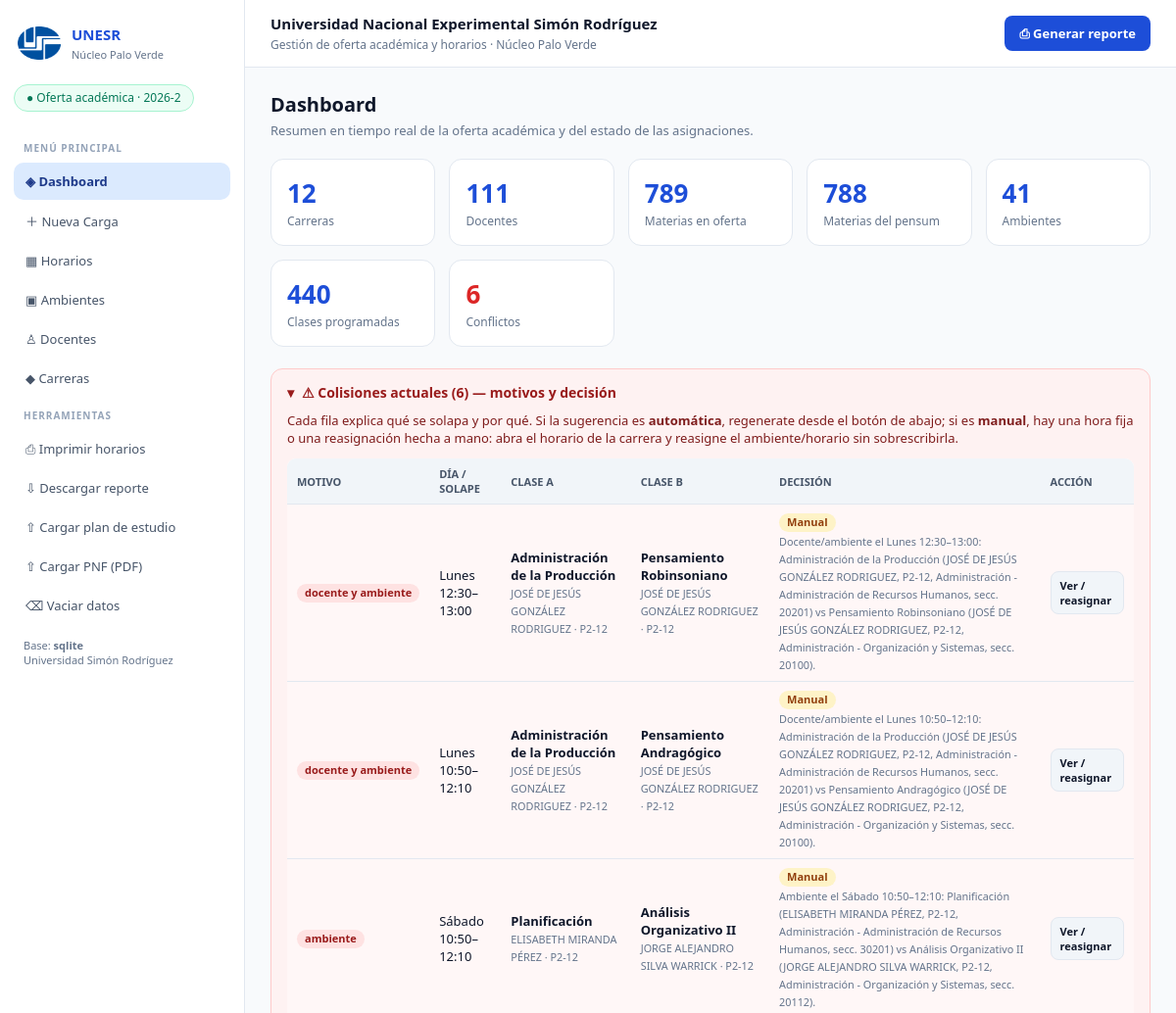
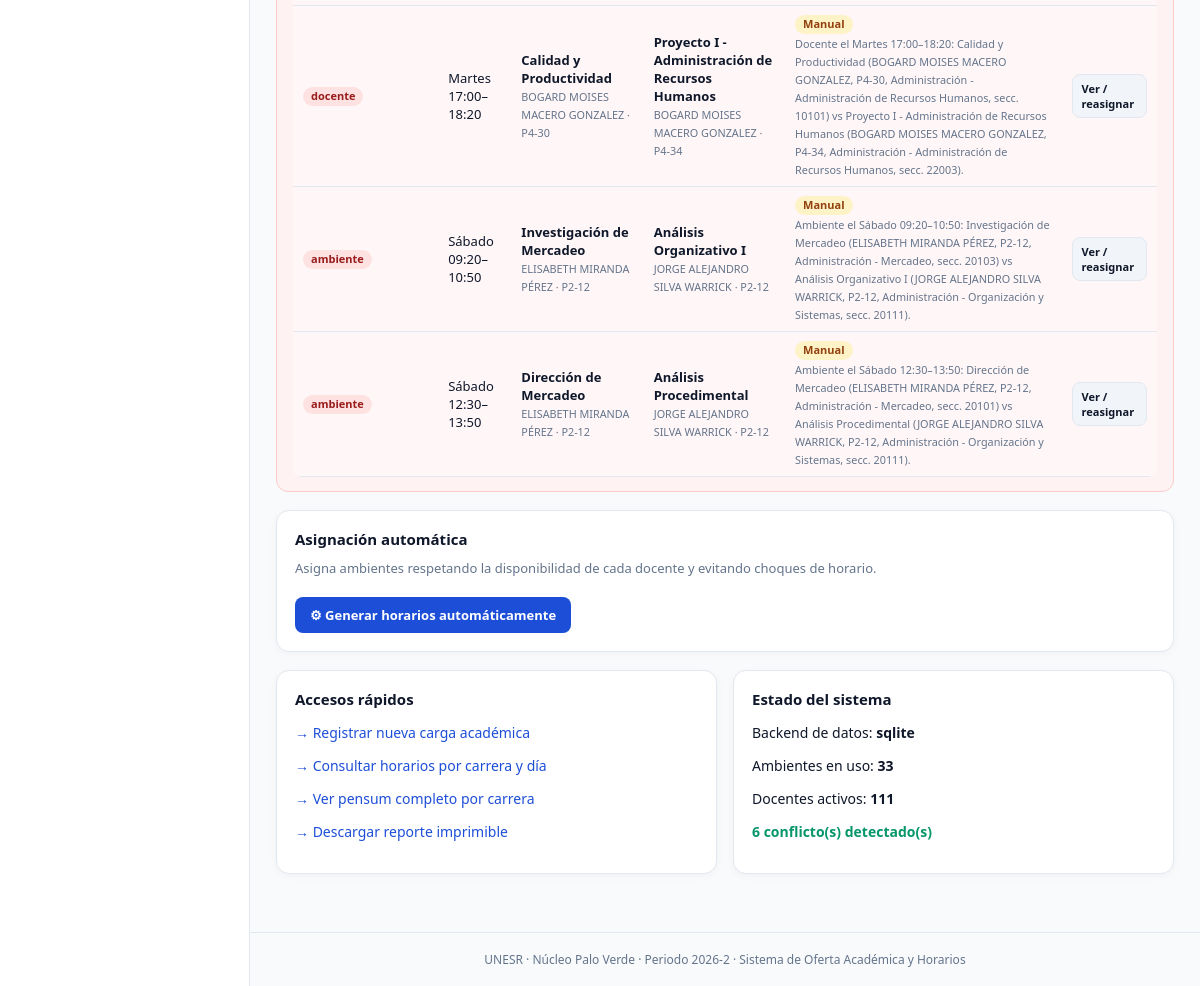
The page / on the database its author committed (2 pictures, top to bottom).
### tables this page shows
CREATE TABLE asignaciones_horario (
        id INTEGER PRIMARY KEY AUTOINCREMENT,
        carga_id INTEGER NOT NULL,
        profesor_id INTEGER NOT NULL,
        materia_id INTEGER NOT NULL,
        salon_id INTEGER NOT NULL,
        dia TEXT NOT NULL,
        hora_inicio TEXT NOT NULL,
        hora_fin TEXT NOT NULL,
        estado TEXT DEFAULT 'Confirmado',
        FOREIGN KEY (carga_id) REFERENCES carga_academica(id) ON DELETE CASCADE,
        FOREIGN KEY (profesor_id) REFERENCES profesores(id) ON DELETE CASCADE,
        FOREIGN KEY (materia_id) REFERENCES materias(id) ON DELETE CASCADE,
        FOREIGN KEY (salon_id) REFERENCES salones(id) ON DELETE CASCADE
    );

CREATE TABLE materias (
        id INTEGER PRIMARY KEY AUTOINCREMENT,
        nombre TEXT NOT NULL,
        codigo TEXT DEFAULT '',
        carrera_id INTEGER NOT NULL,
        semestre TEXT DEFAULT '1er Semestre', unidad_credito INTEGER DEFAULT 0, mencion TEXT DEFAULT '',
        UNIQUE(nombre, carrera_id),
        FOREIGN KEY (carrera_id) REFERENCES carreras(id) ON DELETE CASCADE
    );

CREATE TABLE profesores (
        id INTEGER PRIMARY KEY AUTOINCREMENT,
        nombre TEXT NOT NULL UNIQUE,
        cedula TEXT DEFAULT '',
        email TEXT DEFAULT ''
    , condicion TEXT DEFAULT 'Contratado/a', mencion TEXT DEFAULT '');

CREATE TABLE salones (
        id INTEGER PRIMARY KEY AUTOINCREMENT,
        codigo TEXT NOT NULL UNIQUE,
        capacidad INTEGER DEFAULT 40,
        edificio TEXT DEFAULT 'Edificio Principal'
    , es_camillas INTEGER DEFAULT 0);

### app/web.py (the view)
@app.route("/")
def index():
    stats = db.estadisticas()
    conflictos = scheduler.conflictos()
    stats["conflictos"] = len(conflictos)
    return render_template("index.html", stats=stats, conf=None,
                           conflictos=conflictos)

### app/db.py (called while the page is built)
def _env() -> Dict[str, str]:
    rutas = [ROOT / ".env"]
    if EMPACETADO:
        rutas += [Path(sys.executable).resolve().parent / ".env",
                  base_escritura / ".env"]
    result: Dict[str, str] = {}
    for path in rutas:
        if not path.exists():
            continue
        for line in path.read_text(encoding="utf-8").splitlines():
            line = line.strip()
            if line and not line.startswith("#") and "=" in line:
                k, v = line.split("=", 1)
                result[k.strip()] = v.strip().strip('"').strip("'")
    return result

def configuracion() -> Dict[str, str]:
    cfg = _env()
    for key in ("SUPABASE_URL", "SUPABASE_KEY", "DB_BACKEND", "DATABASE_PATH", "FLASK_SECRET_KEY"):
        if os.environ.get(key):
            cfg[key] = os.environ[key]
    return cfg

def backend_activo() -> str:
    cfg = configuracion()
    mode = cfg.get("DB_BACKEND", "auto").lower()
    if mode == "sqlite":
        return "sqlite"
    if cfg.get("SUPABASE_URL") and cfg.get("SUPABASE_KEY"):
        return "supabase" if mode in ("auto", "supabase") else "sqlite"
    return "sqlite"

def _sqlite_conn() -> sqlite3.Connection:
    conn = sqlite3.connect(DB_PATH, timeout=30, check_same_thread=False)
    conn.row_factory = sqlite3.Row
    conn.execute("PRAGMA foreign_keys=ON")
    conn.execute("PRAGMA journal_mode=WAL")
    return conn

def _sqlite_query(sql: str, params: Sequence = ()) -> List[Dict]:
    conn = _sqlite_conn()
    try:
        return [dict(r) for r in conn.execute(sql, tuple(params)).fetchall()]
    finally:
        conn.close()

def _sqlite_executescript(sql: str) -> None:
    conn = _sqlite_conn()
    try:
        conn.executescript(sql)
        conn.commit()
    finally:
        conn.close()

def query(sql: str, params: Sequence = ()) -> List[Dict[str, Any]]:
    if backend_activo() == "sqlite":
        return _sqlite_query(sql, params)
    try:
        return _rest_query(sql, params)
    except DatabaseError:
        conn = _supabase_mem_conn()
        return [dict(r) for r in conn.execute(sql, tuple(params)).fetchall()]

def normalizar(texto: Any) -> str:
    if not texto:
        return ""
    t = "".join(c for c in unicodedata.normalize("NFD", str(texto))
                if unicodedata.category(c) != "Mn")
    return " ".join(t.upper().replace("À", "A").split())

### app/queries.py (called while the page is built)
def profesores() -> List[Dict]:
    return db.query("SELECT id,nombre,cedula,email,condicion,mencion FROM profesores ORDER BY nombre")

### app/templates/index.html
{% extends "base.html" %}{% block content %}
<h2>Dashboard</h2>
<p class="sub">Resumen en tiempo real de la oferta académica y del estado de las asignaciones.</p>
<div class="stats">
  <div class="stat"><b>{{ stats.carreras }}</b><span>Carreras</span></div>
  <div class="stat"><b>{{ stats.profesores }}</b><span>Docentes</span></div>
  <div class="stat"><b>{{ stats.materias }}</b><span>Materias en oferta</span></div>
  <div class="stat"><b>{{ stats.planes_estudio }}</b><span>Materias del pensum</span></div>
  <div class="stat"><b>{{ stats.salones }}</b><span>Ambientes</span></div>
  <div class="stat"><b>{{ stats.clases_programadas }}</b><span>Clases programadas</span></div>
  <div class="stat"><b style="color:{{ '#dc2626' if stats.conflictos else '#059669' }}">{{ stats.conflictos }}</b><span>Conflictos</span></div>
</div>
<details class="conflictos" {% if conflictos %}open{% endif %}>
  <summary>⚠ Colisiones actuales ({{ stats.conflictos }}) — motivos y decisión</summary>
  <p class="sub">Cada fila explica qué se solapa y por qué. Si la sugerencia es
    <b>automática</b>, regenerate desde el botón de abajo; si es <b>manual</b>,
    hay una hora fija o una reasignación hecha a mano: abra el horario de la
    carrera y reasigne el ambiente/horario sin sobrescribirla.</p>
  {% if conflictos %}
  <div style="overflow-x:auto"><table class="tabla-conflictos">
    <thead><tr><th>Motivo</th><th>Día / solape</th><th>Clase A</th><th>Clase B</th><th>Decisión</th><th>Acción</th></tr></thead>
    <tbody>{% for c in conflictos %}<tr class="fila-conflicto">
      <td><span class="badge bad">{{ c.motivo }}</span></td>
      <td>{{ c.dia }} {{ c.desde }}–{{ c.hasta }}</td>
      <td><b>{{ c.a.materia }}</b><br><small>{{ c.a.profesor }} · {{ c.a.ambiente }}</small></td>
      <td><b>{{ c.b.materia }}</b><br><small>{{ c.b.profesor }} · {{ c.b.ambiente }}</small></td>
      <td><span class="badge {% if c.sugerencia=='manual' %}warn{% else %}ok{% endif %}">
        {{ 'Manual' if c.sugerencia=='manual' else 'Automática' }}</span><br><small>{{ c.detalle }}</small></td>
      <td>{% if c.carrera_id %}<a class="btn btn-light" href="/horarios?carrera_id={{ c.carrera_id }}">Ver / reasignar</a>{% else %}—{% endif %}</td>
    </tr>{% endfor %}</tbody>
  </table></div>
  {% else %}
  <p class="empty">No hay colisiones detectadas en las asignaciones actuales.</p>
  {% endif %}
</details>
<div class="card">
  <h3>Asignación automática</h3>
  <p class="sub">Asigna ambientes respetando la disponibilidad de cada docente y evitando choques de horario.</p>
  <form method="post" action="/asignar-auto"><button class="btn btn-primary">⚙ Generar horarios automáticamente</button></form>
</div>
<div class="grid2">
  <div class="card"><h3>Accesos rápidos</h3>
    <p><a href="/nueva-carga">→ Registrar nueva carga académica</a></p>
    <p><a href="/horarios">→ Consultar horarios por carrera y día</a></p>
    <p><a href="/carreras">→ Ver pensum completo por carrera</a></p>
    <p><a href="/reporte?descargar=1">→ Descargar reporte imprimible</a></p>
  </div>
  <div class="card"><h3>Estado del sistema</h3>
    <p>Backend de datos: <b>{{ backend }}</b></p>
    <p>Ambientes en uso: <b>{{ stats.ambientes_en_uso }}</b></p>
    <p>Docentes activos: <b>{{ stats.profesores_activos }}</b></p>
    <p style="color:#059669"><b>{{ '0 conflictos detectados' if not stats.conflictos else stats.conflictos ~ ' conflicto(s) detectado(s)' }}</b></p>
  </div>
</div>
{% endblock %}

### app/templates/base.html (style rules this page uses)
:root { --primary:#1d4ed8;--dark:#0f172a;--accent:#6d28d9;--bg:#f8fafc;--border:#e2e8f0;--muted:#64748b;--ok:#059669 }
* { box-sizing:border-box }
body { margin:0;background:var(--bg);color:var(--dark);font-family:'Segoe UI',system-ui,sans-serif;font-size:14px }
a { color:var(--primary);text-decoration:none }
h2 { font-size:20px;margin:0 0 4px }
h3 { font-size:15px;margin:0 0 10px }
.sub { color:var(--muted);margin:0 0 20px;font-size:13px }
.card { background:#fff;border:1px solid var(--border);border-radius:13px;padding:18px;margin-bottom:18px;box-shadow:0 2px 8px rgba(15,23,42,.04) }
.stats { display:grid;grid-template-columns:repeat(auto-fit,minmax(150px,1fr));gap:14px;margin-bottom:22px }
.stat { background:#fff;border:1px solid var(--border);border-radius:13px;padding:16px }
.stat b { display:block;font-size:26px;color:var(--primary) }
.stat span { color:var(--muted);font-size:12px }
.btn { border:0;border-radius:8px;padding:9px 15px;font:inherit;font-size:13px;font-weight:600;cursor:pointer;display:inline-flex;gap:7px;align-items:center }
.btn-primary { background:var(--primary);color:#fff }
.btn-light { background:#f1f5f9;color:#0f172a;border:1px solid var(--border) }
table { width:100%;border-collapse:collapse;font-size:13px }
th,td { padding:8px 10px;border-bottom:1px solid var(--border);text-align:left;vertical-align:top }
th { background:#f1f5f9;font-size:11px;text-transform:uppercase;color:#475569 }
.badge { display:inline-block;vertical-align:middle;max-width:100%;background:#dbeafe;color:#1e40af;border-radius:99px;padding:2px 8px;font-size:11px;font-weight:600;line-height:1.35;white-space:nowrap;overflow:hidden;text-overflow:ellipsis }
.badge.warn { background:#fef3c7;color:#92400e }
.badge.bad { background:#fee2e2;color:#991b1b }
.grid2 { display:grid;grid-template-columns:repeat(auto-fit,minmax(340px,1fr));gap:16px }
details.conflictos { border:1px solid #fecaca;background:#fef2f2;border-radius:12px;padding:14px 16px;margin-bottom:18px }
details.conflictos>summary { cursor:pointer;font-weight:700;color:#991b1b;list-style:none;display:flex;gap:8px;align-items:center }
details.conflictos>summary::before { content:'▸' }
details.conflictos[open]>summary::before { content:'▾' }
details.conflictos .sub { margin:10px 0 12px;color:#7f1d1d }
.tabla-conflictos { min-width:760px;background:#fff;border-radius:9px;overflow:hidden }
.tabla-conflictos td,.tabla-conflictos th { vertical-align:middle }
.tabla-conflictos td small { color:var(--muted) }
.tabla-conflictos .btn { padding:6px 9px;font-size:11px }
details.conflictos .badge.bad { background:#fee2e2;color:#991b1b }
tr.fila-conflicto td { background:#fff7f7 }

### rows shown on the page
asignaciones_horario: dia "Lunes" "Lunes", hasta "13:00"
asignaciones_horario: desde "12:30"
materias: a.materia "Administración de la Producción" "Administración de la Producción"
profesores: a.profesor "JOSÉ DE JESÚS GONZÁLEZ RODRIGUEZ" "JOSÉ DE JESÚS GONZÁLEZ RODRIGUEZ", b.profesor "JOSÉ DE JESÚS GONZÁLEZ RODRIGUEZ" "JOSÉ DE JESÚS GONZÁLEZ RODRIGUEZ"
salones: a.ambiente "P2-12" "P2-12", b.ambiente "P2-12" "P2-12"
materias: b.materia "Pensamiento Robinsoniano"
asignaciones_horario: desde "10:50", hasta "12:10"
materias: b.materia "Pensamiento Andragógico"
asignaciones_horario: motivo "ambiente", dia "Sábado", desde "10:50", hasta "12:10", a.materia "Planificación", a.profesor "ELISABETH MIRANDA PÉREZ", a.ambiente "P2-12", b.materia "Análisis Organizativo II", b.profesor "JORGE ALEJANDRO SILVA WARRICK", b.ambiente "P2-12", sugerencia "Manual", detalle "Ambiente el Sábado 10:50–12:10: Planificación (ELISABETH MIRANDA PÉREZ, P2-12, Administración - Administración de Recursos Humanos, secc. 30201) vs Análisis Organizativo II (JORGE ALEJANDRO SILVA WARRICK, P2-12, Administración - Organización y Sistemas, secc. 20112)."
asignaciones_horario: motivo "docente", dia "Martes", desde "17:00", hasta "18:20", a.materia "Calidad y Productividad", a.profesor "BOGARD MOISES MACERO GONZALEZ", a.ambiente "P4-30", b.materia "Proyecto I - Administración de Recursos Humanos", b.profesor "BOGARD MOISES MACERO GONZALEZ", b.ambiente "P4-34", sugerencia "Manual", detalle "Docente el Martes 17:00–18:20: Calidad y Productividad (BOGARD MOISES MACERO GONZALEZ, P4-30, Administración - Administración de Recursos Humanos, secc. 10101) vs Proyecto I - Administración de Recursos Humanos (BOGARD MOISES MACERO GONZALEZ, P4-34, Administración - Administración de Recursos Humanos, secc. 22003)."
asignaciones_horario: motivo "ambiente", dia "Sábado", desde "09:20", hasta "10:50", a.materia "Investigación de Mercadeo", a.profesor "ELISABETH MIRANDA PÉREZ", a.ambiente "P2-12", b.materia "Análisis Organizativo I", b.profesor "JORGE ALEJANDRO SILVA WARRICK", b.ambiente "P2-12", sugerencia "Manual", detalle "Ambiente el Sábado 09:20–10:50: Investigación de Mercadeo (ELISABETH MIRANDA PÉREZ, P2-12, Administración - Mercadeo, secc. 20103) vs Análisis Organizativo I (JORGE ALEJANDRO SILVA WARRICK, P2-12, Administración - Organización y Sistemas, secc. 20111)."
asignaciones_horario: motivo "ambiente", dia "Sábado", desde "12:30", hasta "13:50", a.materia "Dirección de Mercadeo", a.profesor "ELISABETH MIRANDA PÉREZ", a.ambiente "P2-12", b.materia "Análisis Procedimental", b.profesor "JORGE ALEJANDRO SILVA WARRICK", b.ambiente "P2-12", sugerencia "Manual", detalle "Ambiente el Sábado 12:30–13:50: Dirección de Mercadeo (ELISABETH MIRANDA PÉREZ, P2-12, Administración - Mercadeo, secc. 20101) vs Análisis Procedimental (JORGE ALEJANDRO SILVA WARRICK, P2-12, Administración - Organización y Sistemas, secc. 20111)."

### other values the page prints
{{ backend }} "sqlite"
{{ stats.carreras }} "12"
{{ stats.profesores }} "111"
{{ stats.materias }} "789"
{{ stats.planes_estudio }} "788"
{{ stats.salones }} "41"
{{ stats.clases_programadas }} "440"
{{ stats.conflictos }} "6"
{{ c.motivo }} "docente y ambiente" "docente y ambiente"
{{ 'Manual' if c.sugerencia=='manual' else 'Automática' }} "Manual" "Manual"
{{ stats.ambientes_en_uso }} "33"
{{ stats.profesores_activos }} "111"
